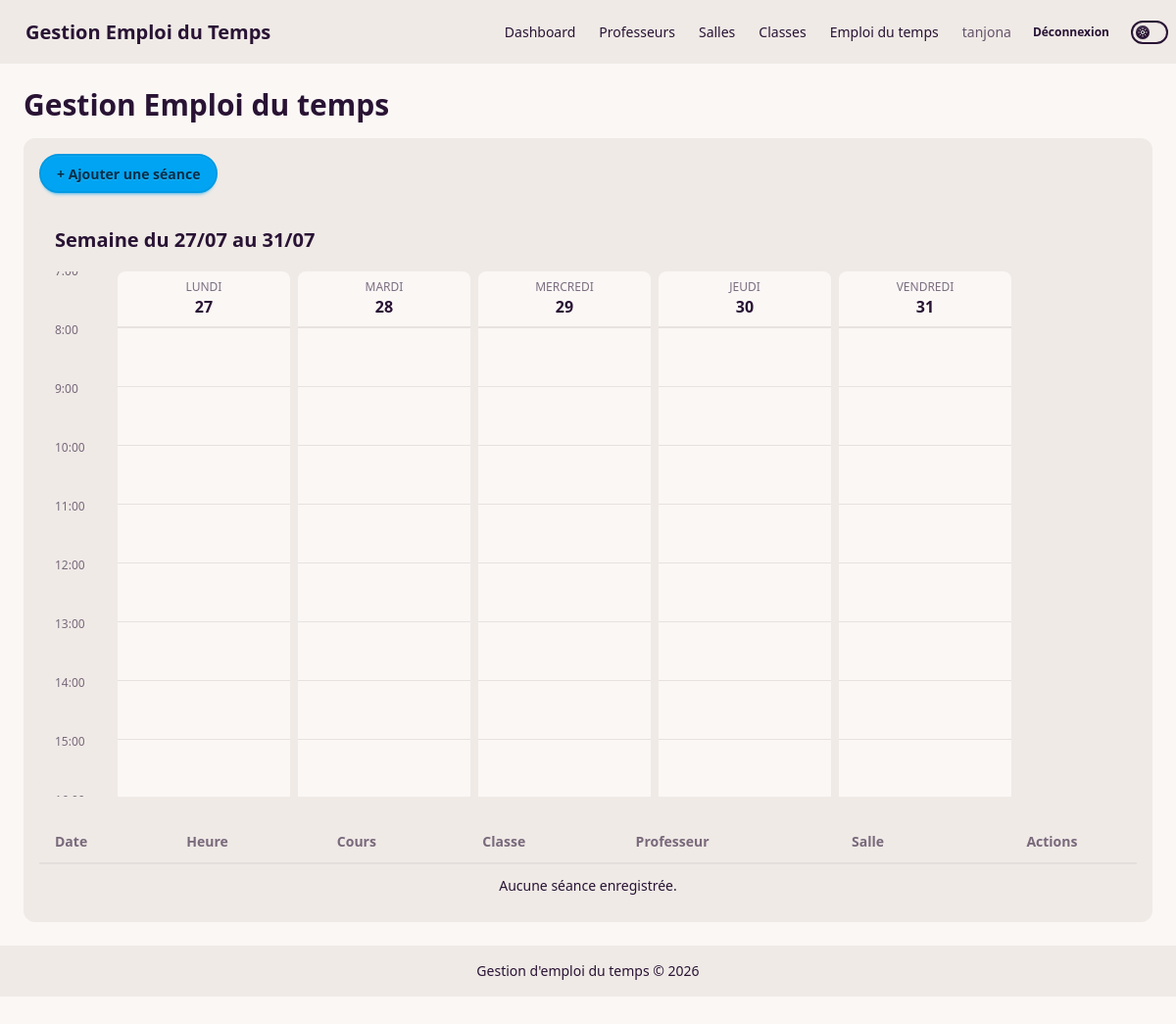
Page /emploi/?semaine=2026-07-27 (signed in) on the earlier database version.
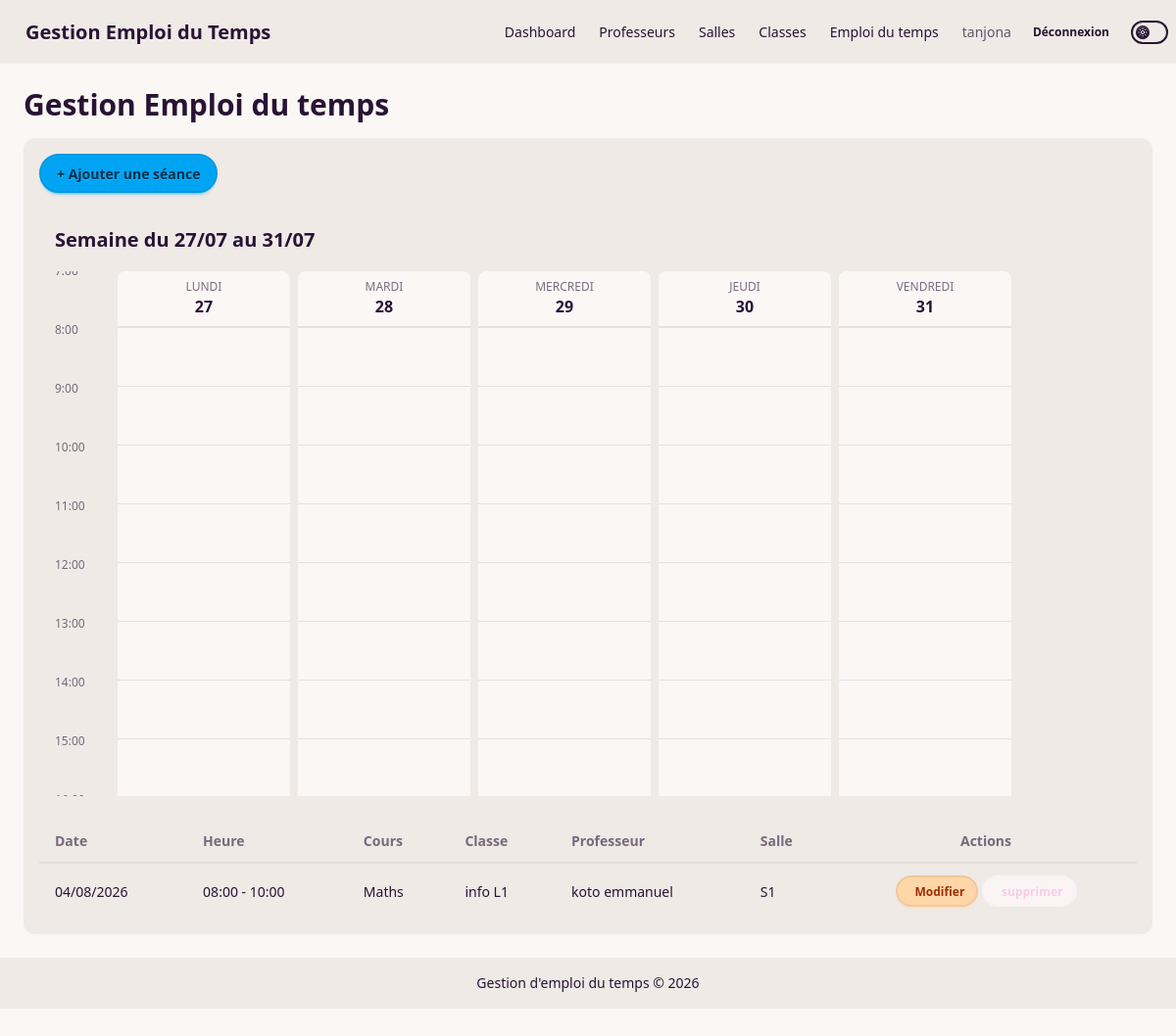
Same page on the later database version.
### emploi/models.py (models this page shows, shortened)
class EmploiDuTemps(models.Model):
    DUREE_CHOICES = [
        (60, "1h"),
        (90, "1h30"),
        (120, "2h"),
        (180, "3h"),
        (240, "4h"),
    ]
    idsalle = models.ForeignKey(
        Salle,
        on_delete=models.CASCADE
    )
    idprof = models.ForeignKey(
        Prof,
        on_delete=models.CASCADE
    )
    idclass = models.ForeignKey(
        Classe,
        on_delete=models.CASCADE
    )
    cours = models.CharField(max_length=100)
    date = models.DateTimeField()
    duree_minutes = models.PositiveIntegerField(
        choices=DUREE_CHOICES,
        default=90
    )
    @property
    def heure_fin(self):
        return self.date + datetime.timedelta(minutes=self.duree_minutes)

class Classe(models.Model):
    idclass = models.AutoField(primary_key=True)
    niveau = models.CharField(max_length=100)
    def __str__(self):
        return self.niveau

class Prof  (models.Model):
    GRADE_CHOICES = [
        ("PT", "Professeur Titulaire"),
        ("MC", "Maître de Conférences"),
        ("AESR", "Assistant d'Enseignement Supérieur et de Recherche"),
        ("HDR", "Docteur HDR"),
        ("DI", "Docteur en Informatique"),
        ("DOC", "Doctorant en Informatique"),
    ]
    idprof = models.AutoField(primary_key=True)
    nomprof = models.CharField(max_length=100)
    prenomprof = models.CharField(max_length=100)
    grad = models.CharField(
        max_length=10,
        choices=GRADE_CHOICES
    )
    def __str__(self):
        return f"{self.nomprof} {self.prenomprof}"

class Salle(models.Model):
    OCCUPATION_CHOICES = [
        ("Libre", "Libre"),
        ("Occupee", "Occupée"),
    ]
    idsalle = models.AutoField(primary_key=True)
    design = models.CharField(max_length=100)
    occupation = models.CharField(
        max_length=10,
        choices=OCCUPATION_CHOICES
    )
    def __str__(self):
        return self.design

### emploi/views.py (the view)
# urls.py: path('', include("emploi.urls"))
def emploi(request):
    emplois = EmploiDuTemps.objects.select_related(
        "idsalle", "idprof", "idclass"
    ).order_by("date")
    form = EmploiDuTempsForms()
    context = {
        "emplois": emplois,
        "form": form,
        "salles": Salle.objects.all(),
        "profs": Prof.objects.all(),
        "classes": Classe.objects.all(),
        "duree_choices": EmploiDuTemps.DUREE_CHOICES,
    }
    context.update(_semaine_a_glance(request, px_par_heure=60))
    return render(request, "emploi/emploi.html", context)

### emploi/forms.py (shortened to what this page needs)
class EmploiDuTempsForms(forms.ModelForm):
    class Meta:
        model = EmploiDuTemps
        fields = [
            'idsalle',
            'idprof',
            'idclass',
            'cours',
            'date',
            'duree_minutes'
        ]
        widgets = {
            'date': forms.DateTimeInput(
                attrs={'type': 'datetime-local', 'class': 'input input-bordered w-full'},
                format='%Y-%m-%dT%H:%M',
            ),
        }

### emploi/templates/emploi/emploi.html (shortened to what this page needs)
{%extends "base.html"%}
{%block content%}
<h1 class="text-3xl font-bold c">
    Gestion Emploi du temps
</h1>
<div class="w-full bg-base-200 p-4 rounded-xl mt-4">
    <div class="mb-4">
        <button onclick="mdemploi.showModal()" class="btn btn-info">+ Ajouter une séance</button>
    </div>
    <div class="mt-4">
        {% include "partials/semaine_glance.html" %}
    </div>
    <div class="overflow-x-auto">
        <table class="table table-zebra w-full">
            <thead>
                <tr>
                    <th>Date</th>
                    <th>Heure</th>
                    <th>Cours</th>
                    <th>Classe</th>
                    <th>Professeur</th>
                    <th>Salle</th>
                    <th class="text-center">Actions</th>
                </tr>
            </thead>
            <tbody>
                {% for em in emplois %}
                <tr>
                    <td>{{ em.date|date:"d/m/Y" }}</td>
                    <td>{{ em.date|date:"H:i" }} - {{ em.heure_fin|date:"H:i" }}</td>
                    <td>{{ em.cours }}</td>
                    <td>{{ em.idclass }}</td>
                    <td>{{ em.idprof }}</td>
                    <td>{{ em.idsalle }}</td>
                    <td class="text-center">
                        <button type="button" class="btn btn-sm btn-accent"
                            onclick="document.getElementById('modal_mod_{{ em.id }}').showModal()">
                            Modifier
                        </button>
                        <button class="btn btn-soft btn-secondary btn-sm" type="button"
                            onclick="document.getElementById('modal_sup_{{ em.id }}').showModal()">
                            supprimer
                        </button>
                    </td>
                </tr>
                {% empty %}
                <tr>
                    <td colspan="7" class="text-center">Aucune séance enregistrée.</td>
                </tr>
                {% endfor %}
            </tbody>
        </table>
    </div>
</div>
{%endblock%}

Differences in the rows shown:
added EmploiDuTemps: date "04/08/2026", date "08:00", heure_fin "10:00", cours "Maths", idclass "info L1", idprof "koto emmanuel", idsalle "S1"
Other differences:
text no longer shown: "Aucune séance enregistrée."
